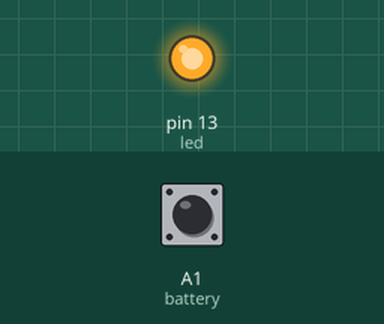
Simulated run of this sketch. Board: Arduino Uno, built with avr-gcc and run on an emulated ATmega328P. On the bench: output pins drawn as LEDs (lit = HIGH). The inputs (shaded band) are chosen by the test bench; at power-on: A1 (battery) HIGH. Random numbers use the default seed unless the sketch sets one; what the sketch prints to the serial monitor is not drawn.

Above: at 0.1 s.
At 11.39 s:
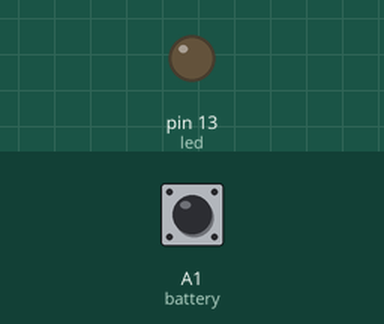
Timing chart, 0 to 25.2 s (numbered marks = the images above):
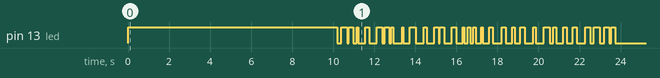

The sketch:

Lanterne_conjuring.ino
```cpp
int led= 13;
int battery = A1;
int timer = 600000;
unsigned long clok = 0;
unsigned long previousClok = 0;
boolean sign_battery = true;
boolean anim = true;

void setup() {
  pinMode(led,OUTPUT);
  pinMode(battery, INPUT_PULLUP);
  Serial.begin(9600);
  for(int i = 0; i<3; i++){
    digitalWrite(led, HIGH);
    delay(100);
    digitalWrite(led, LOW);
  }
}

void loop() {
  clok = millis();
  Serial.println(clok);
  digitalWrite(led,HIGH);
  if(clok - previousClok > timer) {
    if(anim){
      for (int i = 0; i < 30; i++) {
      digitalWrite(led, LOW);
      delay(random(50,500));
      digitalWrite(led, HIGH);
      delay(random(50,300));
      anim = false;
      }
    }
    digitalWrite(led, LOW);
    Serial.println("Spengo");
    delay(50);
    sign_battery = digitalRead(battery);
    if(!sign_battery){
      delay(2000);
      Serial.println("tentativo");
      sign_battery = true;
      sign_battery = digitalRead(battery);
      if (!sign_battery){
        digitalWrite(led,HIGH);
        Serial.println("Accendo");
        previousClok = clok;
        anim = true;
      }
    }
  }
delay(30);
}
```
